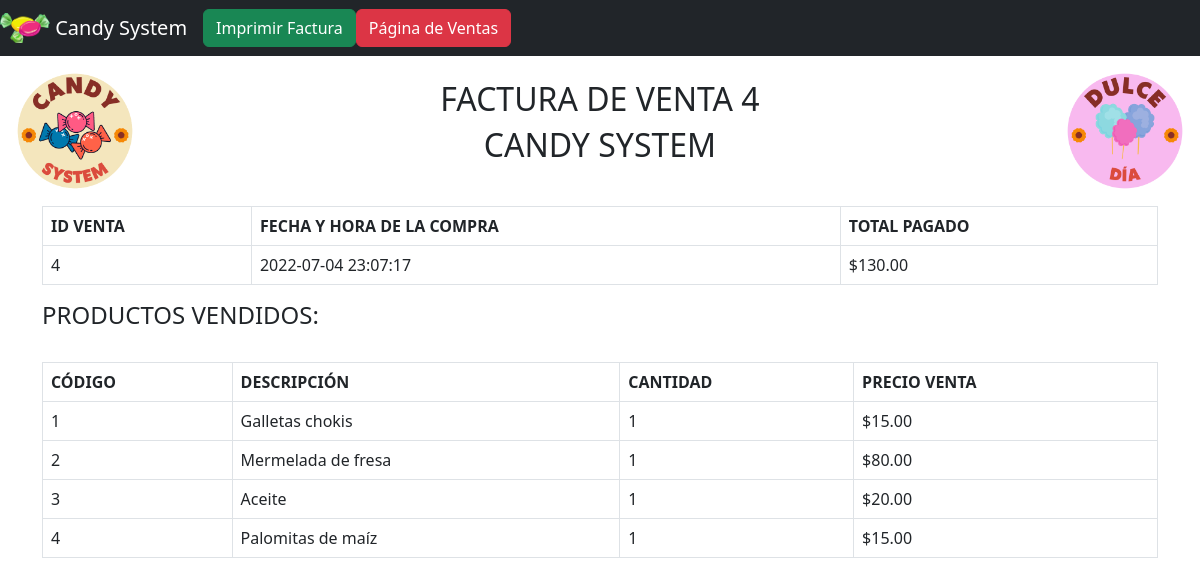
Screenshot of /Dulceria/personal/Ventas/Factura.php?id_facturar=4 with the database file from the repository.
### tables this page shows
CREATE TABLE `ventas` (
  `id` bigint(20) UNSIGNED NOT NULL,
  `fecha` datetime NOT NULL,
  `total` decimal(7,2) DEFAULT NULL
);

CREATE TABLE `productos_vendidos` (
  `id` bigint(20) UNSIGNED NOT NULL,
  `id_producto` bigint(20) UNSIGNED NOT NULL,
  `cantidad` bigint(20) UNSIGNED NOT NULL,
  `id_venta` bigint(20) UNSIGNED NOT NULL
);

CREATE TABLE `productos` (
  `id` bigint(20) UNSIGNED NOT NULL,
  `codigo` varchar(255) NOT NULL,
  `descripcion` varchar(255) NOT NULL,
  `precioVenta` decimal(5,2) NOT NULL,
  `precioCompra` decimal(5,2) NOT NULL,
  `existencia` decimal(5,2) NOT NULL
);

### Dulceria/personal/Ventas/Factura.php (the view, shortened to what this page needs)
<?php
$id = $_GET["id_facturar"];
include_once "base_de_datos.php";
$sentencia = $base_de_datos->prepare("SELECT * FROM ventas WHERE id = ?;");
$sentencia->execute([$id]);
$producto = $sentencia->fetch(PDO::FETCH_OBJ);
?>
<?php include_once "./header_factura.php" ?>
<div class="logo_izquierda">
    <img src="./Imagenes_Login/Logo_Sin_Fondo.png" style="width : 150px; heigth : 200px" />
</div>
<div class="logo_derecha">
    <img src="./Imagenes_Login/Dulce_Dia.png" style="width : 150px; heigth : 200px" />
</div>
<div class="wrapper">
    <div class="container">
        <div class="col-lg-12"><br>
            <center><h2>FACTURA DE VENTA <?php echo $producto->id; ?></h2>
        <h2>CANDY SYSTEM</h2></center>
            <table class="table table-bordered">
                <thead>
                    <tr>
                        <th>ID VENTA</th>
                        <th>FECHA Y HORA DE LA COMPRA</th>
                        <th>TOTAL PAGADO</th>
                    </tr>
                </thead>
                <tbody>
                    <tr>
                        <?php $ID_FACTURA = $producto->id ?>
                        <td><?php echo $producto->id ?></td>
                        <td><?php echo $producto->fecha ?></td>
                        <td> $<?php echo $producto->total ?></td>
                    </tr>
                </tbody>
            </table>
        </div>
        <?php
        include_once "base_de_datos.php";
        $sentencia = $base_de_datos->query("SELECT * FROM productos_vendidos JOIN productos ON productos_vendidos.id_producto = productos.id WHERE id_venta = '$ID_FACTURA';");
        $productos = $sentencia->fetchAll(PDO::FETCH_OBJ);
        ?>
        <div class="col-lg-12">
            <h4>PRODUCTOS VENDIDOS: </h4>
            <br>
            <table class="table table-bordered">
                <thead>
                    <tr>
                        <th>CÓDIGO</th>
                        <th>DESCRIPCIÓN</th>
                        <th>CANTIDAD</th>
                        <th>PRECIO VENTA</th>
                    </tr>
                </thead>
                <tbody>
                    <?php foreach ($productos as $producto) { ?>
                        <tr>
                            <td><?php echo $producto->codigo ?></td>
                            <td><?php echo $producto->descripcion ?></td>
                            <td><?php echo $producto->cantidad ?></td>
                            <td> $<?php echo $producto->precioVenta ?></td>
                        </tr>
                    <?php } ?>
                </tbody>
            </table>
        </div>
        <?php include_once "pie.php" ?>

### Dulceria/personal/Ventas/header_factura.php (shortened to what this page needs)
<link href="https://cdn.jsdelivr.net/npm/bootstrap@5.2.0-beta1/dist/css/bootstrap.min.css" rel="stylesheet">
<nav class="navbar navbar-expand-lg navbar navbar-dark bg-dark">
<a class="navbar-brand" href="./index.php">
    <img src="./Imagenes_Login/Caramelos_Header.png" width="50" height="30" class="d-inline-block align-top" alt="">
    Candy System
  </a>
  <input type="button" class="btn btn-success" value="Imprimir Factura" onClick="window.print()">
  <a href="./listar.php"><button type="button" class="btn btn-danger">Página de Ventas</button></a>
</nav>

### Dulceria/personal/Ventas/pie.php
		</div>
	</div>
</body>
</html>

### Dulceria/personal/Ventas/Factura.php (style rules this page uses)
.logo_izquierda { float: left; }
.logo_derecha { float: right; }

### rows the page displays
ventas: id "4", fecha "2022-07-04 23:07:17", total "130.00"
productos_vendidos: id_producto.codigo "1", id_producto.descripcion "Galletas chokis", cantidad "1", id_producto.precioVenta "15.00"
productos_vendidos: id_producto.codigo "2", id_producto.descripcion "Mermelada de fresa", cantidad "1", id_producto.precioVenta "80.00"
productos_vendidos: id_producto.codigo "3", id_producto.descripcion "Aceite", cantidad "1", id_producto.precioVenta "20.00"
productos_vendidos: id_producto.codigo "4", id_producto.descripcion "Palomitas de maíz", cantidad "1", id_producto.precioVenta "15.00"
